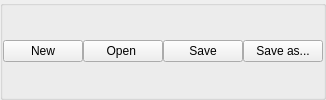
     <widget class="QGroupBox" name="groupBox_4">
      <property name="title">
       <string/>
      </property>
      <layout class="QGridLayout" name="gridLayout_16">
       <property name="leftMargin">
        <number>0</number>
       </property>
       <property name="topMargin">
        <number>0</number>
       </property>
       <property name="rightMargin">
        <number>0</number>
       </property>
       <property name="bottomMargin">
        <number>0</number>
       </property>
       <property name="spacing">
        <number>0</number>
       </property>
       <item row="0" column="3">
        <widget class="QPushButton" name="butSaveProjectAs">
         <property name="sizePolicy">
          <sizepolicy hsizetype="Fixed" vsizetype="Fixed">
           <horstretch>0</horstretch>
           <verstretch>0</verstretch>
          </sizepolicy>
         </property>
         <property name="text">
          <string>Save as...</string>
         </property>
        </widget>
       </item>
       <item row="0" column="2">
        <widget class="QPushButton" name="butSaveProject">
         <property name="sizePolicy">
          <sizepolicy hsizetype="Fixed" vsizetype="Fixed">
           <horstretch>0</horstretch>
           <verstretch>0</verstretch>
          </sizepolicy>
         </property>
         <property name="text">
          <string>Save</string>
         </property>
        </widget>
       </item>
       <item row="0" column="1">
        <widget class="QPushButton" name="butOpenProject">
         <property name="sizePolicy">
          <sizepolicy hsizetype="Fixed" vsizetype="Fixed">
           <horstretch>0</horstretch>
           <verstretch>0</verstretch>
          </sizepolicy>
         </property>
         <property name="text">
          <string>Open </string>
         </property>
        </widget>
       </item>
       <item row="0" column="0">
        <widget class="QPushButton" name="butNewProject">
         <property name="sizePolicy">
          <sizepolicy hsizetype="Fixed" vsizetype="Fixed">
           <horstretch>0</horstretch>
           <verstretch>0</verstretch>
          </sizepolicy>
         </property>
         <property name="text">
          <string>New</string>
         </property>
        </widget>
       </item>
      </layout>
     </widget>
